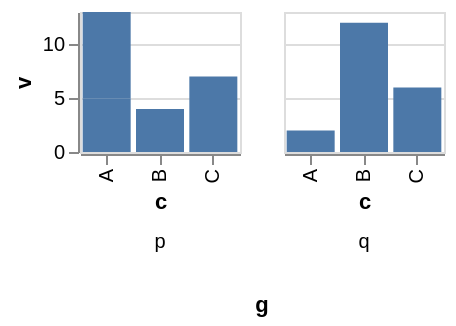

Here is the Vega-Lite specification saved for this chart:
### Vega-Lite specification from a JSON file in a GitHub repository (floating-point values rounded to 4 significant figures)
{"$schema": "https://vega.github.io/schema/vega-lite/v6.json", "padding": 5, "autosize": "pad", "data": {"name": "table", "values": [{"c": "A", "g": "p", "x": 1, "y": 2, "v": 5, "t": "2024-01-15", "o": {"v": 3}, "IMDB Rating": 6.1, "d": "x1"}, {"c": "B", "g": "q", "x": 2, "y": 4, "v": 9, "t": "2024-02-20", "o": {"v": 7}, "IMDB Rating": 7.4, "d": "x2"}, {"c": "A", "g": "q", "x": 3, "y": 3, "v": 2, "t": "2024-03-05", "o": {"v": 1}, "IMDB Rating": 5.2, "d": "x1"}, {"c": "C", "g": "p", "x": 4, "y": 6, "v": 7, "t": "2024-05-30", "o": {"v": 4}, "IMDB Rating": 8.8, "d": "x3"}, {"c": "B", "g": "p", "x": 5, "y": 5, "v": 4, "t": "2024-07-11", "o": {"v": 9}, "IMDB Rating": 6.9, "d": "x2"}, {"c": "C", "g": "q", "x": 6, "y": 8, "v": 6, "t": "2024-09-02", "o": {"v": 2}, "IMDB Rating": 7.7, "d": "x3"}, {"c": "A", "g": "p", "x": 7, "y": 7, "v": 8, "t": "2024-11-25", "o": {"v": 5}, "IMDB Rating": 4.4, "d": "x1"}, {"c": "B", "g": "q", "x": 8, "y": 9, "v": 3, "t": "2024-12-31", "o": {"v": 8}, "IMDB Rating": 9.1, "d": "x2"}]}, "mark": "bar", "width": 80, "height": 70, "encoding": {"x": {"field": "c", "type": "nominal"}, "y": {"field": "v", "type": "quantitative"}, "column": {"field": "g", "type": "nominal", "header": {"orient": "bottom"}}}}
